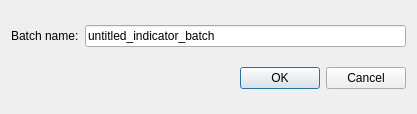
<ui version="4.0" >
 <class>dlgAddIndicatorBatch</class>
 <widget class="QDialog" name="dlgAddIndicatorBatch" >
  <property name="geometry" >
   <rect>
    <x>0</x>
    <y>0</y>
    <width>417</width>
    <height>114</height>
   </rect>
  </property>
  <property name="sizePolicy" >
   <sizepolicy vsizetype="Expanding" hsizetype="Expanding" >
    <horstretch>0</horstretch>
    <verstretch>0</verstretch>
   </sizepolicy>
  </property>
  <property name="windowTitle" >
   <string>Add new indicator batch</string>
  </property>
  <property name="toolTip" >
   <string/>
  </property>
  <layout class="QVBoxLayout" name="verticalLayout" >
   <item>
    <layout class="QHBoxLayout" name="horizontalLayout" >
     <item>
      <widget class="QLabel" name="label" >
       <property name="text" >
        <string>Batch name:</string>
       </property>
      </widget>
     </item>
     <item>
      <widget class="QLineEdit" name="leBatchName" >
       <property name="text" >
        <string>untitled_indicator_batch</string>
       </property>
      </widget>
     </item>
    </layout>
   </item>
   <item>
    <widget class="QDialogButtonBox" name="buttonBox" >
     <property name="orientation" >
      <enum>Qt::Horizontal</enum>
     </property>
     <property name="standardButtons" >
      <set>QDialogButtonBox::Cancel|QDialogButtonBox::Ok</set>
     </property>
    </widget>
   </item>
  </layout>
 </widget>
 <resources/>
 <connections>
  <connection>
   <sender>buttonBox</sender>
   <signal>accepted()</signal>
   <receiver>dlgAddIndicatorBatch</receiver>
   <slot>accept()</slot>
   <hints>
    <hint type="sourcelabel" >
     <x>248</x>
     <y>254</y>
    </hint>
    <hint type="destinationlabel" >
     <x>157</x>
     <y>274</y>
    </hint>
   </hints>
  </connection>
  <connection>
   <sender>buttonBox</sender>
   <signal>rejected()</signal>
   <receiver>dlgAddIndicatorBatch</receiver>
   <slot>reject()</slot>
   <hints>
    <hint type="sourcelabel" >
     <x>316</x>
     <y>260</y>
    </hint>
    <hint type="destinationlabel" >
     <x>286</x>
     <y>274</y>
    </hint>
   </hints>
  </connection>
 </connections>
</ui>
